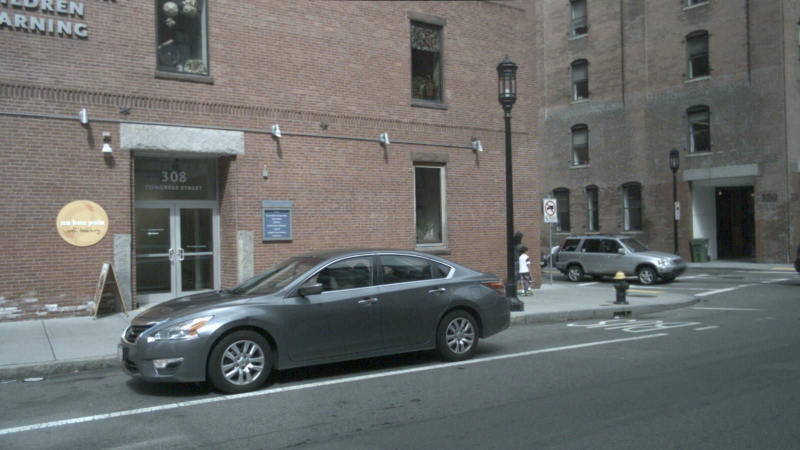
#> input picture Sheet10/train_img.jpg, 1600 x 900 px, given in place of apt1.jpg, which was not available (shown at 1/2 size)
$ python Sheet11.py   (older library calls are emulated)
#> lines starting #> are read from the running program, lines starting #| are printed output that depends on the picture; pictures that were not available may be replaced by others from this repository, and a replacement may not be noted
import cv2
import numpy as np
import random


# [187 lines left out: functions computeFundMat, question_q2, question_q3, not called in this run]

def main():

    apt1 = cv2.imread('./images/apt1.jpg')
#> apt1 is the input picture: shape (900, 1600, 3); mean B, G, R 106.5, 107.6, 105.7
    apt2 = cv2.imread('./images/apt2.jpg')
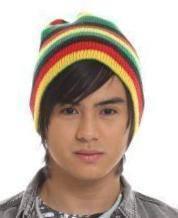
#> input picture Sheet02/data/celeb.jpeg, 178 x 218 px, given in place of apt2.jpg, which was not available
#> apt2 is the input picture: shape (218, 178, 3); mean B, G, R 166.6, 178.4, 195
    aloe1 = cv2.imread('./images/aloe1.png')
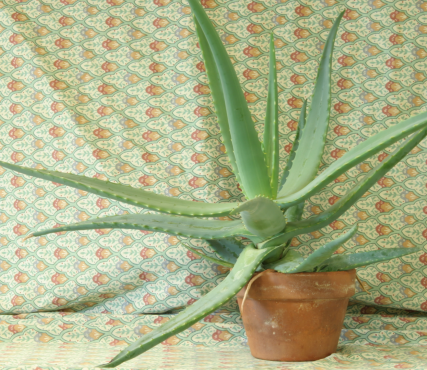
#> input picture Sheet11/images/aloe1.png, 427 x 370 px, found by its file name
#> aloe1 is the input picture: shape (370, 427, 3); mean B, G, R 135.7, 176.3, 170.3
    aloe2 = cv2.imread('./images/aloe2.png')
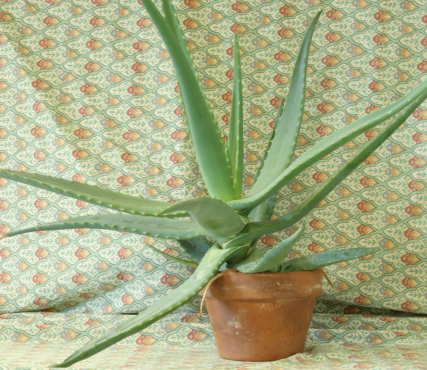
#> input picture Sheet11/images/aloe2.png, 427 x 370 px, found by its file name
#> aloe2 is the input picture: shape (370, 427, 3); mean B, G, R 133.2, 173.2, 167.1
#> (the run stopped early here; a loop or call above may not have finished)
